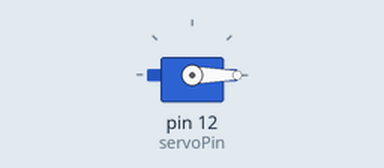
Recording of a sketch running on a simulated Arduino Uno, built with avr-gcc and run on an emulated ATmega328P. Shown: servo. At 4.1 s the program stops and its outputs stay as they are.

Above: at 0.05 s.
At 2.05 s:
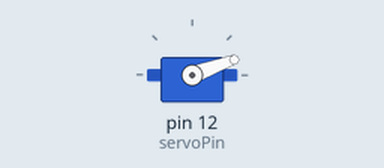
At 4.1 s:
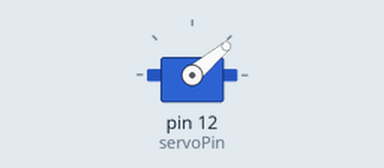
Timing chart, 0 to 5.6 s (numbered marks = the images above):
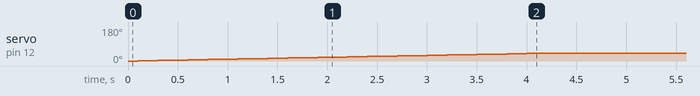

The sketch:

sketch_apr13a.ino
```cpp
#include <Servo.h>

Servo myservo;
int servoPin = 12;
int initialAngle = 0;   // 시작 각도를 0으로 설정
int targetAngle = 40;   // 목표 각도를 40으로 설정
int duration = 4000;    // 이동을 완료하는 데 걸리는 시간 (밀리초)

void setup() {
  pinMode(servoPin, OUTPUT);
  myservo.attach(servoPin);
}

void loop() {
  int increment = 1; // 각도를 변경하는 값

  // 서보 모터 각도를 서서히 변경하여 이동
  for (int angle = initialAngle; angle <= targetAngle; angle += increment) {
    myservo.write(angle);
    delay(duration / (targetAngle - initialAngle)); // 이동 시간 조정
  }

  // 마지막으로 목표 각도에 정확히 맞춰줍니다.
  myservo.write(targetAngle);

  // 루프 종료
  while (true) {}
}
```

Measured:
- by itself, servo on pin 12 (servoPin): moves from 0° to 40° over 3.9 s
